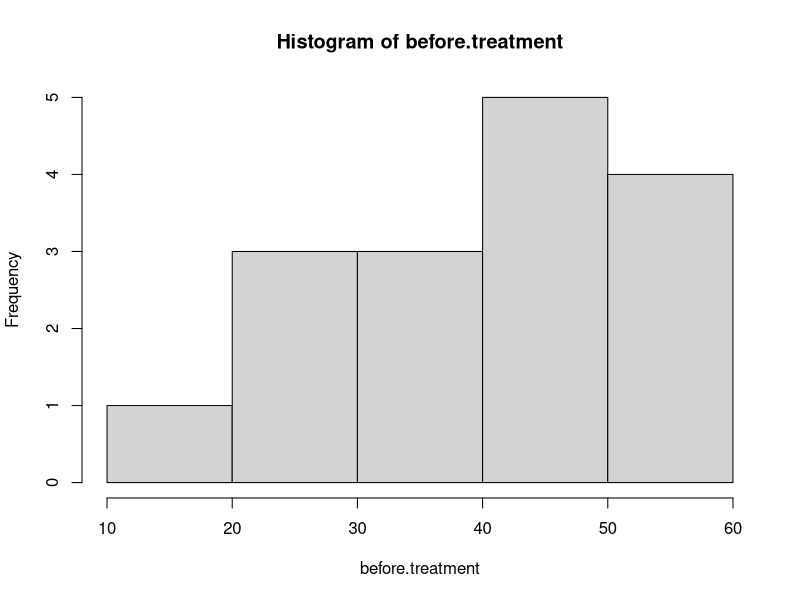
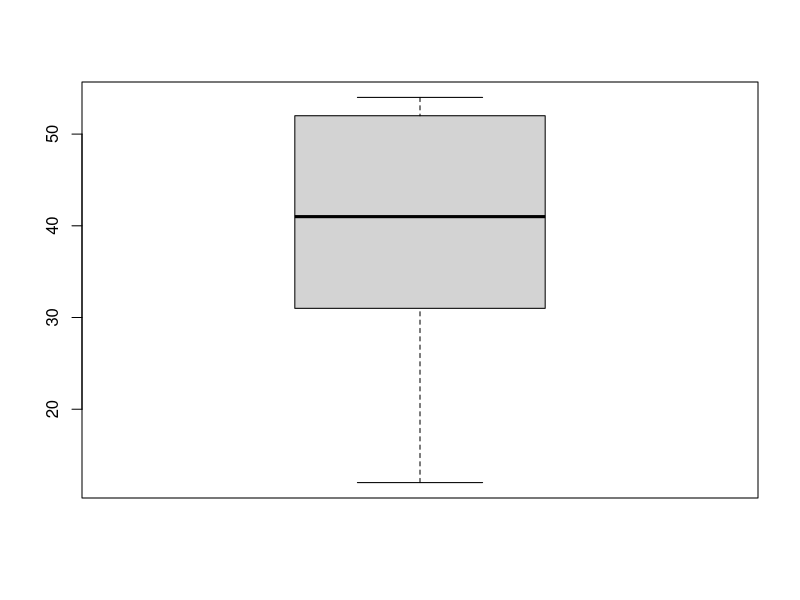

Generate these figures, in order, with R:
iris
table(iris$Species)
mean(iris$Sepal.Length)

#Ho:mu<=6
#Ha:mu>6

#Do I know the standard deviation?
#No
#t-test

t.test(iris$Sepal.Length, 
       mu=6,
       alternative = "greater",
       conf.level = 0.95)

#p-value=0.98>0.05 Ho not reject
#95%CI 5.73 +INF

#16 students are randomly selected and we measured their grades for a particular 
#exam. suppose the teacher applies a method and the following values are before 
#method values.and the teacher claims that the average grade of this class is 
#greater than 50.
before.treatment<-c(25,41,41,54,29,50,54,46,54,33,33,54,37,12,29,41)

#Normality check
hist(before.treatment)
boxplot(before.treatment)
shapiro.test(before.treatment)
#p-value>0.05 Ho for normality cannot be rejected meaning the dist is normal.

#Ho: mu<=50
#Ha: mu>50

t.test(before.treatment, 
       mu=50,
       alternative = "greater",
       conf.level = 0.95)

#pvalue>0.05 Ho cannot be rejected. We dont have sufficient evidence to support Ha. 

#In this experiment, think that the teacher lets the students watch the record.
before.video<-c(25,41,41,54,29,50,54,46,54,33,33,54,37,12,29,41)
after.video<-c(41,66,92,71,71,54,88,54,70,50,58,79,88,46,67,46)

#If the sampling unit is the same, the measurement are paired or dependent. 
#Paired cases or dependent samples

diff<-after.video-before.video 
mean(diff)

#I want to test the efficiency of video recording. The teacher want to learn if videos make a difference.
#Ho: mu.diff=0
#Ha: mu.diff=!0

#Normality
shapiro.test(diff)
#p-value=0.38>0.05 Normal

#I. way
t.test(diff,
       mu=0,
       alternative = "two.sided",
       conf.level = 0.95)

qt(0.025, 15)

#p-value=0.000<0.05 Ho reject
#95%CI [17.5, 33.5] doesnt include 0.

#II.way

#Ho: mu.after=mu.before
#Ha: mu.after=!mu.before 

#Normality
shapiro.test(after.video)
shapiro.test(before.video)

t.test(after.video, before.video,
       alternative = "two.sided",
       conf.level = 0.95,
       paired = TRUE)

#The teacher claims the mean difference in the grades are >10 points.

#Ho: mu.after-mu.before<=10
#Ha: mu.after-mu.before>10

t.test(after.video, before.video,
       alternative = "greater",
       mu=10,
       conf.level = 0.95,
       paired = TRUE)

#p-value<0.05 Ho reject
#95%CI =[18.9, +INF)

#TWO INDEPENDENT SAMPLES CASE
GradesA<-c(55,41,51,54,29,50,64,46,54,33,33,34,37,12,29,41)
GradesB<-c(41,66,92,91,71,54,88,54,90,50,58,79,98,56,67,46)

#The teacher wants to look if the mean grades are equal or not for classA and classB


#1. Normality check
shapiro.test(GradesA) #Normal
shapiro.test(GradesB) #Normal

#2. Check dependency
#We have two independent classes so the sampling units (students) are totally 
#different. So, we will conduct an independent t-test.

#3. Variances of the two independent samples are the same?
#Variance homogenity

#Ho: sigmaA=sigmaB
#Ha: sigmaA=!sigmaB
var.test(GradesA, GradesB)
#p-value>0.05 not reject null, variances are homogenious

#4. test the hypothesis
#Ho: muA=muB
#Ha: muA=!muB

t.test(GradesA, GradesB,
       paired=FALSE,
       conf.level = 0.95,
       alternative = "two.sided",
       var.equal = TRUE)

#p-value<0.05 reject null
#95%CI= [-38.99, -15.75]